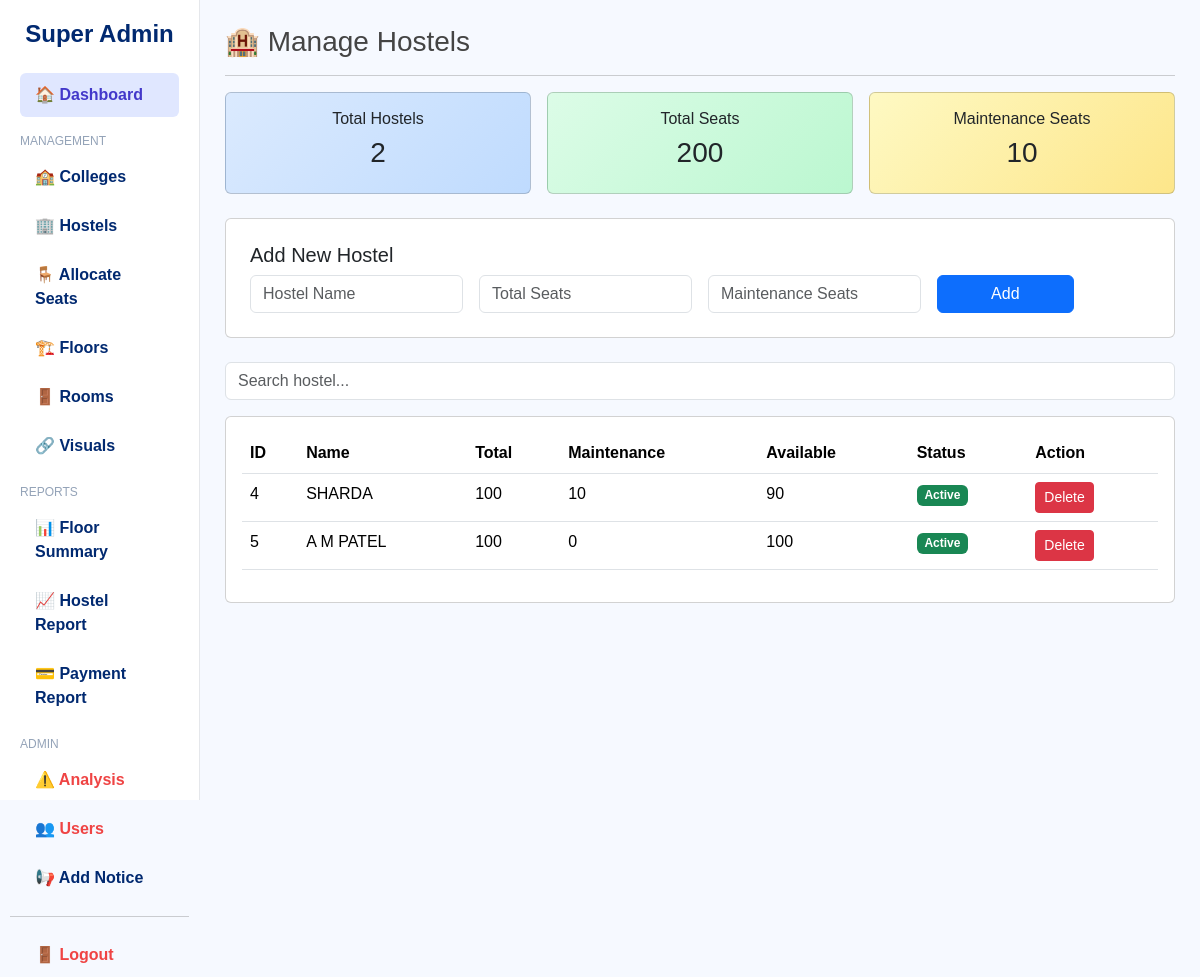
The app's page /superadmin/manage_hostels.php (signed in) with its own data.
### tables this page shows
CREATE TABLE hostels (
    id INT AUTO_INCREMENT PRIMARY KEY,
    name VARCHAR(100) NOT NULL,
    total_seats INT NOT NULL,
    maintenance_seats INT DEFAULT 0
);

### superadmin/manage_hostels.php (the view, shortened to what this page needs)
<?php
include("../config/config.php");
$hostels = mysqli_query($conn, "SELECT * FROM hostels");
$total_hostels = 0;
$total_seats = 0;
$total_maintenance = 0;
$data = [];
while($row = mysqli_fetch_assoc($hostels)){
    $row['available'] = $row['total_seats'] - $row['maintenance_seats'];
    $total_hostels++;
    $total_seats += $row['total_seats'];
    $total_maintenance += $row['maintenance_seats'];
    $data[] = $row;
}
?>
<!DOCTYPE html>
<html>
<head>
<link href="https://cdn.jsdelivr.net/npm/bootstrap@5.3.2/dist/css/bootstrap.min.css" rel="stylesheet">
<link rel="stylesheet" href="superadmin.css">
</head>
<body>
<div class="container-fluid">
<div class="row">
<?php include("sidebar.php"); ?>
<div class="col-md-10 content">
<h3>🏨 Manage Hostels</h3>
<hr>
<div class="row g-3 mb-4">
<div class="col-md-4">
<div class="card card-blue text-center p-3">
<h6>Total Hostels</h6>
<h3><?php echo $total_hostels; ?></h3>
</div>
</div>
<div class="col-md-4">
<div class="card card-green text-center p-3">
<h6>Total Seats</h6>
<h3><?php echo $total_seats; ?></h3>
</div>
</div>
<div class="col-md-4">
<div class="card card-yellow text-center p-3">
<h6>Maintenance Seats</h6>
<h3><?php echo $total_maintenance; ?></h3>
</div>
</div>
</div>
<div class="card p-4 mb-4">
<h5>Add New Hostel</h5>
<form method="POST" class="row g-3">
<div class="col-md-3">
<input type="text" name="name" class="form-control" placeholder="Hostel Name" required>
</div>
<div class="col-md-3">
<input type="number" name="total_seats" class="form-control" placeholder="Total Seats" required>
</div>
<div class="col-md-3">
<input type="number" name="maintenance_seats" class="form-control" placeholder="Maintenance Seats" required>
</div>
<div class="col-md-2">
<button type="submit" name="add" class="btn btn-primary w-100">
Add
</button>
</div>
</form>
</div>
<input type="text" id="search" class="form-control mb-3" placeholder="Search hostel...">
<div class="card p-3">
<table class="table" id="hostelTable">
<thead>
<tr>
<th>ID</th>
<th>Name</th>
<th>Total</th>
<th>Maintenance</th>
<th>Available</th>
<th>Status</th>
<th>Action</th>
</tr>
</thead>
<tbody>
<?php foreach($data as $row){ ?>
<tr>
<td><?php echo $row['id']; ?></td>
<td><?php echo $row['name']; ?></td>
<td><?php echo $row['total_seats']; ?></td>
<td><?php echo $row['maintenance_seats']; ?></td>
<td><?php echo $row['available']; ?></td>
<td>
<?php
$percent = ($row['maintenance_seats'] / $row['total_seats']) * 100;
if($percent > 50){
echo '<span class="badge bg-danger">High Maintenance</span>';
}else{
echo '<span class="badge bg-success">Active</span>';
}
?>
</td>
<td>
<a href="?delete=<?php echo $row['id']; ?>"
class="btn btn-danger btn-sm"
onclick="return confirm('Delete hostel?')">
Delete
</a>
</td>
</tr>
<?php } ?>
</tbody>
</table>
</div>
</div>
</div>
</div>
</body>
</html>

### superadmin/superadmin.css (style rules this page uses)
body { background:#f6f9ff; font-family:"Nunito", sans-serif; color:#444; }
.content { padding:25px; }

### superadmin/manage_hostels.php (style rules this page uses)
.card-blue { background:linear-gradient(135deg,#dbeafe,#bfdbfe); }
.card-green { background:linear-gradient(135deg,#dcfce7,#bbf7d0); }
.card-yellow { background:linear-gradient(135deg,#fef9c3,#fde68a); }

### records on screen
hostels: id "4", name "SHARDA", total_seats "100", maintenance_seats "10", available "90", shows "Active"
hostels: id "5", name "A M PATEL", total_seats "100", maintenance_seats "0", shows "Active"

### other values on screen
$total_hostels "2"
$total_seats "200"
$total_maintenance "10"
